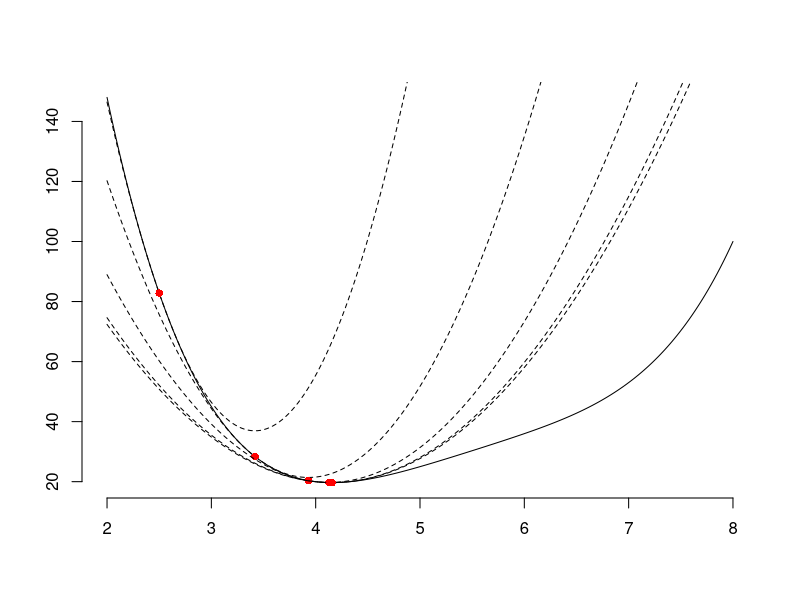

The R script that drew this image:
## ---- chunk 1
#| echo: FALSE
f = function(t) {((t - 2.1)^3 + (t-5)/3)^2 + 3}
fw = function(t) {(((t - 3.1))^3 + t^2/2.2 - 5*t/2.2)^2 + 3}
fww = function(t) {(t-6)^2 * (t-5)^2 + t^2}
xx = seq(2, 8, length.out=201)

plot(xx, fww(xx), type='l', bty='n', xlab="", ylab="")
# axis(2, pos=0, at=c(-5, 5, 10, 15, 20))
# axis(1, pos=0, at=c(-1, 1, 2, 3, 4, 5))
# 
# points(2.98, 3, col='red', pch=16)
# 
# lines(c(2.98,2.98), c(0,3), lty=3)

# derivatives one and two, plus the quadradic interpolation
f1 = function(t) {2*((t-2.1)^3 + (t-5)/3) * (3*(t-2.1)^2 + 1/3)}
f2 = function(t) {2*(3*(t-2.1)^2 + 1/3)^2 + 2*((t-2.1)^2 + (t-5)/3)*6*(t-2.1)}

ff = function(t, start=1) {f2(start)/2*(t- (start - f1(start)/f2(start)))^2 + f(start) - f2(start)/2*(start- (start - f1(start)/f2(start)))^2 }

fw1 = function(t) {2*((t-3.1)^3 + t^2/2.2 - 5*t/2.2) * (3*(t-3.1)^2 + 2*t/2.2 - 5/2.2)}
fw2 = function(t) {2*( (3*(t-3.1)^2 + t*2/2.2 - 5/2.2) * (3*(t-3.1)^2 + 2*t/2.2 - 5/2.2) + ((t-3.1)^3 + t^2/2.2 - 5*t/2.2) * (6*(t-3.1) + 2/2.2))}

fwf = function(t, start=1) {fw2(start)/2*(t- (start - fw1(start)/fw2(start)))^2 + fw(start) - fw2(start)/2*(start- (start - fw1(start)/fw2(start)))^2 }


fww1 = function(t) {2*(t-6)*(t-5)^2 + 2*(t-6)^2*(t-5) + 2*t}
fww2 = function(t) {2*(t-5)^2 + 4*(t-6)*(t-5) + 4*(t-6)*(t-5) + 2*(t-6)^2 + 2}

fwwf = function(t, start=1) {fww2(start)/2*(t- (start - fww1(start)/fww2(start)))^2 + fww(start) - fww2(start)/2*(start- (start - fww1(start)/fww2(start)))^2 }

# first step
lines(xx, fwwf(xx, 2.5), lty=2)
x2 = 2.5 - fww1(2.5)/fww2(2.5)
points(2.5, fww(2.5), col='red', pch=16)


# second step
lines(xx, fwwf(xx, start=x2), lty=2)
x3 = x2 - fww1(x2)/fww2(x2)
points(x2, fww(x2), col='red', pch=16)


# third step
lines(xx, fwwf(xx, start=x3), lty=2)
x4 = x3 - fww1(x3)/fww2(x3)
points(x3, fww(x3), col='red', pch=16)

# fourth step
lines(xx, fwwf(xx, start=x4), lty=2)
x5 = x4 - fww1(x4)/fww2(x4)
points(x4, fww(x4), col='red', pch=16)


# fifth step
lines(xx, fwwf(xx, start=x5), lty=2)
x6 = x5 - fww1(x5)/fww2(x5)
points(x5, fww(x5), col='red', pch=16)
